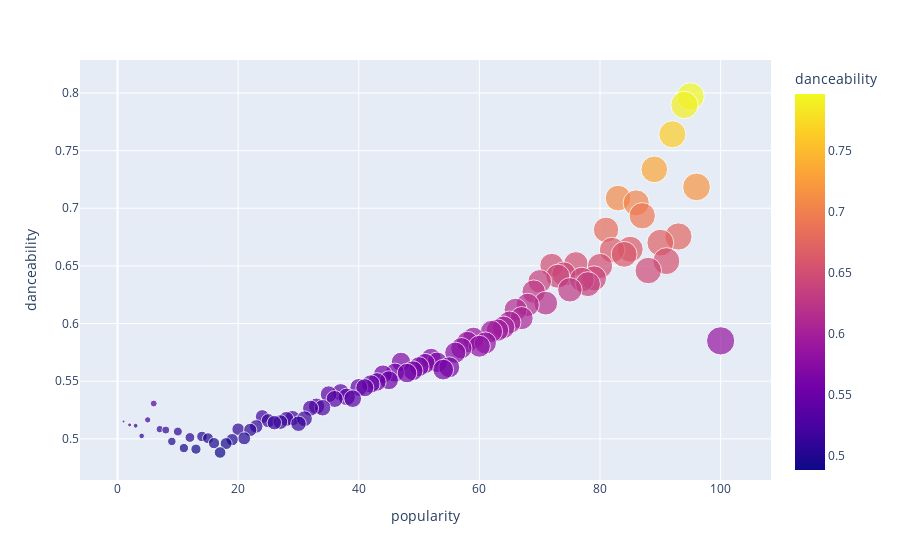

The notebook cell this image was saved under:
### Code cell
import plotly.express as px

fig2 = px.scatter(df_1, x="popularity", y="danceability", color="danceability", size='popularity')
fig2.show()
